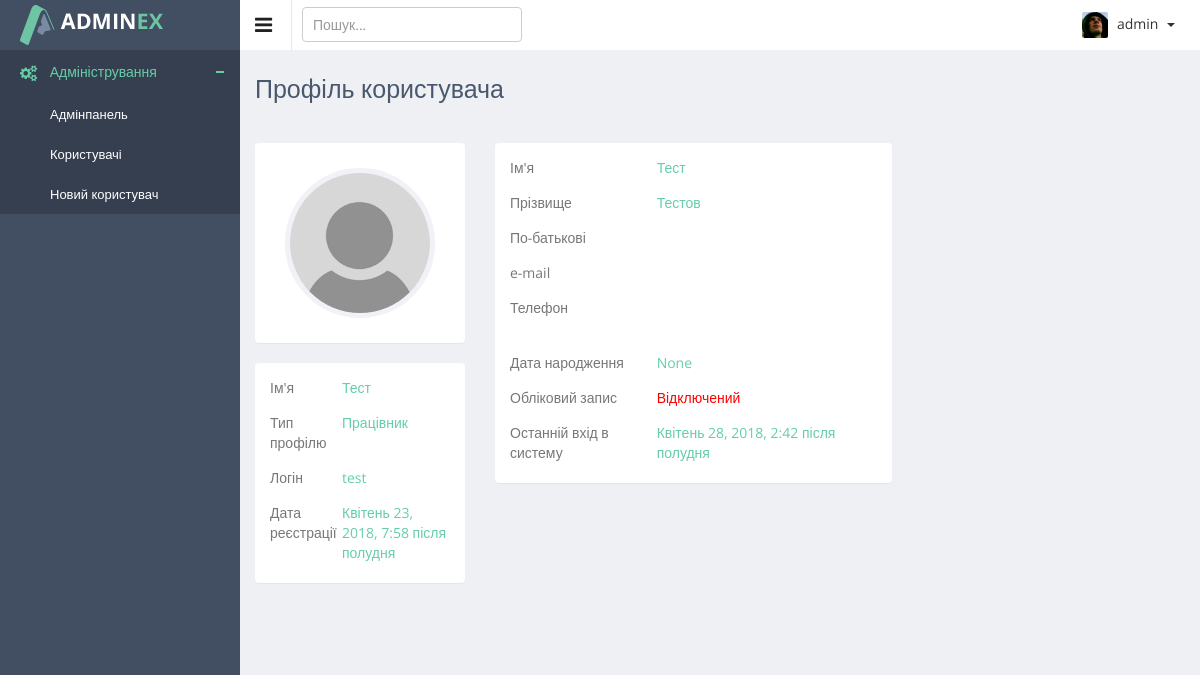
The page /admin/user/read/3/ (signed in) on the database as committed earlier.
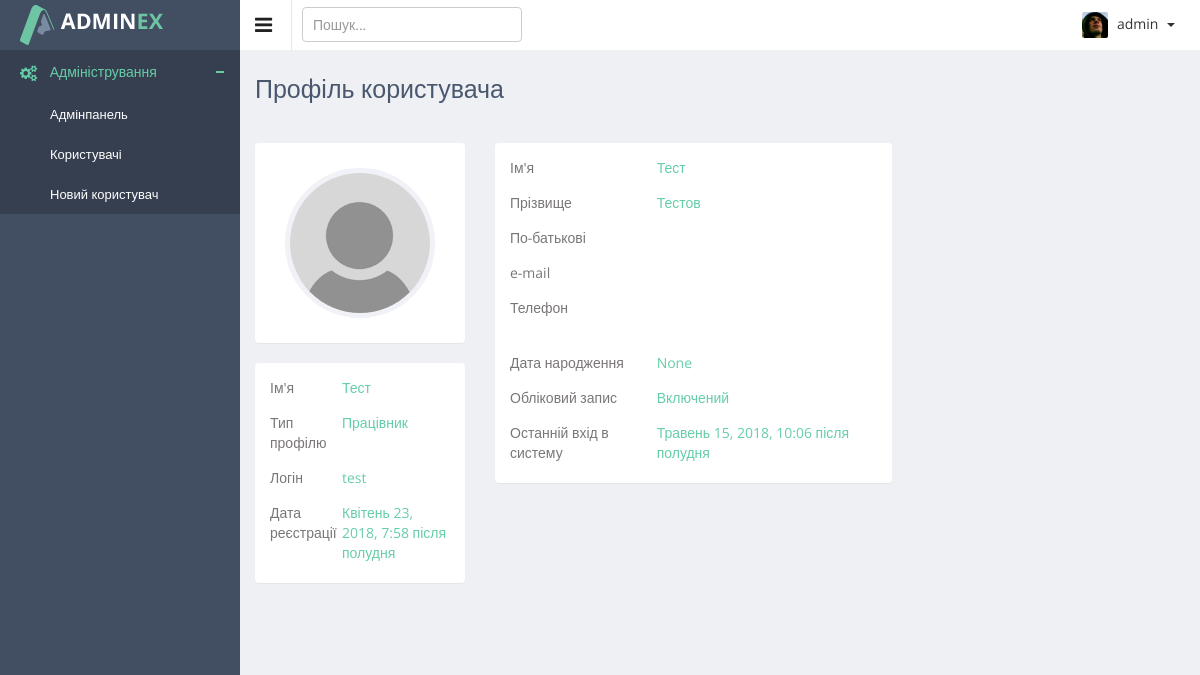
The same page on the database as committed later.
### authapp/models.py (models this page shows)
class ProjectUser(AbstractUser):
    parent_name = models.CharField(verbose_name='по-батькові', max_length=20, blank=True)
    date_of_birth = models.DateField(verbose_name='дата народження', blank=True, null=True)
    phone1 = models.CharField(verbose_name='номер телефона', max_length=16, blank=True)
    phone2 = models.CharField(verbose_name='номер телефона', max_length=16, blank=True, null=True)
    avatar = models.ImageField(verbose_name='фото', upload_to='users_avatars', blank=True)
    is_dir = models.BooleanField(verbose_name='керівник', default=False)
    is_assistant = models.BooleanField(verbose_name='помічник', default=False)
    is_client = models.BooleanField(verbose_name='клієнт', default=False)
    def __str__(self):
        return self.username

### adminapp/views.py (the view)
# urls.py: re_path(r'^user/read/(?P<user_pk>\d+)/$', adminapp.user_detail_view, name='user_detail'),
@user_passes_test(lambda user: user.is_superuser)
def user_detail_view(request, user_pk):
    title = 'Профіль користувача'
    user = get_object_or_404(ProjectUser, pk=user_pk)
    context = {
        'title': title,
        'object': user,
    }
    return render(request, 'adminapp/user_detail.html', context)

### adminapp/templatetags/tags.py (called while the page is built)
@register.filter
def default_avatar(string):
    if not string:
        string = 'users_avatars/gravatar.png'
    new_string = f'{URL_PREFIX}{string}'
    return new_string

### adminapp/templates/adminapp/user_detail.html (shortened to what the changed rows need)
{% extends 'mainapp/base.html' %}
{% load staticfiles %}
{% load tags %}
{% block container %}
<div class="row">
    <div class="col-md-3">
        <div class="row">
            <div class="col-md-12">
                    <div class="panel">
                        <div class="panel-body">
                            <ul class="p-info">
                                <li>
                                    <div class="title">Ім'я</div>
                                    <div class="desk">{{ object.first_name }}</div>
                                </li>
                                <li>
                                    <div class="title">Логін</div>
                                    <div class="desk">{{ object.username }}</div>
                                </li>
                                <li>
                                    <div class="title">Дата реєстрації</div>
                                    <div class="desk">{{ object.date_joined }}</div>
                                </li>
                            </ul>
                        </div>
                    </div>
                </div>
        </div>
    </div>
    <div class="col-md-8">
        <div class="row">
            <div class="col-md-8">
                <div class="panel">
                    <div class="panel-body">
                        <ul class="p-info">
                            <li>
                                <div class="title">Ім'я</div>
                                <div class="desk">{{ object.first_name }}</div>
                            </li>
                            <li>
                                <div class="title">Прізвище</div>
                                <div class="desk">{{ object.last_name }}</div>
                            </li>
                            <li>
                                <div class="title">Дата народження</div>
                                <div class="desk">{{ object.date_of_birth }}</div>
                            </li>
                            <li>
                                <div class="title">Обліковий запис</div>
                                <div class="desk">
                                    {% if object.is_active == True %}
                                        Включений
                                    {% else %}
                                        <span style="color: red;">Відключений</span>
                                    {% endif %}
                                </div>
                            </li>
                            <li>
                                <div class="title">Останній вхід в систему</div>
                                <div class="desk">
                                    {% if object.last_login == None %}
                                    жодного разу
                                    {% else %}
                                    {{ object.last_login }}
                                    {% endif %}
                                </div>
                            </li>
                        </ul>
                    </div>
                </div>
            </div>
        </div>
    </div>
</div>
{% endblock %}

Rows that differ between the two databases and show on the page:
changed ProjectUser "Тест": last_login "Квітень 28, 2018, 2:42 після полудня" → "Травень 15, 2018, 10:06 після полудня"; is_active False → True (drawn)
Other text that changed with them:
text no longer shown: "Відключений"
text now shown: "Включений"
